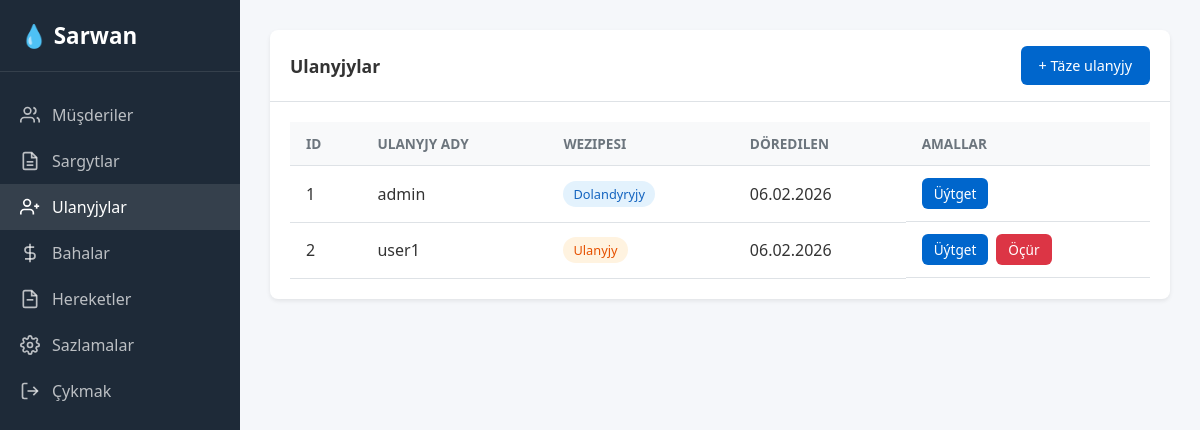
/admin/users (signed in), run on an earlier commit of the app's database.
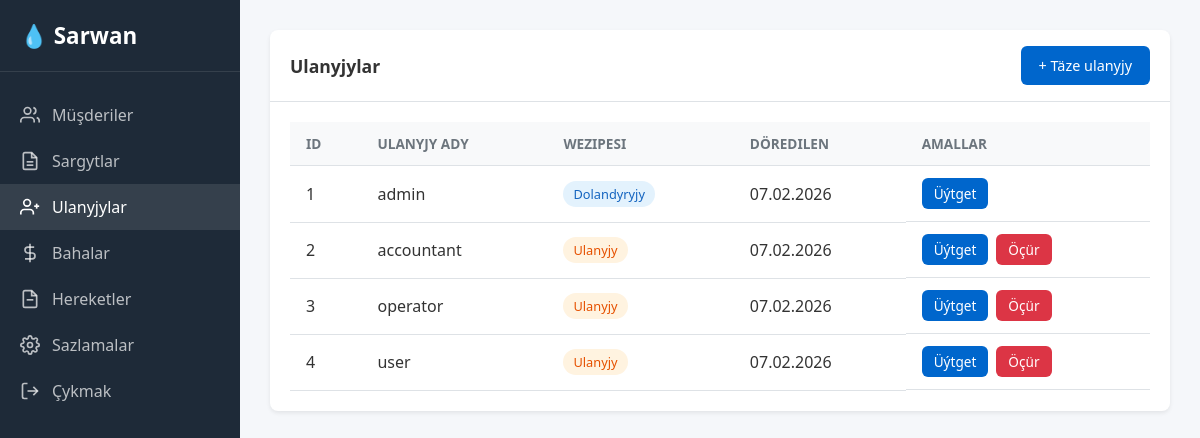
And on a later commit of the database.
### app/models.py (models this page shows, shortened)
class User(UserMixin, db.Model):
    __tablename__ = 'users'
    id = db.Column(db.Integer, primary_key=True)
    username = db.Column(db.String(64), unique=True, nullable=False)
    password_hash = db.Column(db.String(256), nullable=False)
    role = db.Column(db.String(20), default='user')  # admin or user
    created_at = db.Column(db.DateTime, default=datetime.now)
    logs = db.relationship('ActionLog', backref='user', lazy='dynamic')
    orders = db.relationship('Order', backref='created_by', lazy='dynamic')

### app/routes/admin.py (the view)
@admin_bp.route('/users')
@login_required
@admin_required
def users():
    users = User.query.order_by(User.id).all()
    return render_template('admin/users.html', users=users)

### app/models.py (called while the page is built)
@login_manager.user_loader
def load_user(id):
    return User.query.get(int(id))

### app/routes/admin.py (called while the page is built)
def admin_required(f):
    @wraps(f)
    def decorated_function(*args, **kwargs):
        if not current_user.is_authenticated or current_user.role != 'admin':
            flash('Diňe dolandyryjy üçin', 'error')
            return redirect(url_for('main.index'))
        return f(*args, **kwargs)
    return decorated_function

### templates/admin/users.html (shortened to what this page needs)
{% extends "base.html" %}
{% block content %}
<div class="card">
    <div class="card-header">
        <h3>Ulanyjylar</h3>
        <button class="btn btn-primary" onclick="openModal('create-user-modal')">+ Täze ulanyjy</button>
    </div>
    <div class="card-body">
        <div class="table-container">
            <table>
                <thead>
                    <tr>
                        <th>ID</th>
                        <th>Ulanyjy ady</th>
                        <th>Wezipesi</th>
                        <th>Döredilen</th>
                        <th>Amallar</th>
                    </tr>
                </thead>
                <tbody>
                    {% for u in users %}
                    <tr>
                        <td>{{ u.id }}</td>
                        <td>{{ u.username }}</td>
                        <td>
                            <span
                                class="badge {% if u.role == 'admin' %}badge-legal{% else %}badge-individual{% endif %}">
                                {{ 'Dolandyryjy' if u.role == 'admin' else 'Ulanyjy' }}
                            </span>
                        </td>
                        <td>{{ u.created_at.strftime('%d.%m.%Y') }}</td>
                        <td class="actions">
                            <button class="btn btn-sm btn-primary"
                                onclick="editUser({{ u.id }}, '{{ u.username }}', '{{ u.role }}')">Üýtget</button>
                            {% if u.id != current_user.id %}
                            <form method="POST" action="{{ url_for('admin.delete_user', id=u.id) }}"
                                style="display:inline;" onsubmit="return confirmDelete(this)">
                                <button type="submit" class="btn btn-sm btn-danger">Öçür</button>
                            </form>
                            {% endif %}
                        </td>
                    </tr>
                    {% endfor %}
                </tbody>
            </table>
        </div>
    </div>
</div>
{% endblock %}

### templates/base.html (shortened to what this page needs)
<!DOCTYPE html>
<html lang="tk">
<head>
    <link rel="stylesheet" href="{{ url_for('static', filename='css/style.css') }}">
</head>
<body>
    <div class="layout">
        <aside class="sidebar">
            <div class="sidebar-header">
                <h2>💧 Sarwan</h2>
            </div>
            <nav class="sidebar-nav">
                <a href="{{ url_for('subscribers.index') }}"
                    class="{% if request.endpoint and 'subscribers' in request.endpoint %}active{% endif %}">
                    <svg viewBox="0 0 24 24" fill="none" stroke="currentColor" stroke-width="2">
                        <path d="M17 21v-2a4 4 0 0 0-4-4H5a4 4 0 0 0-4 4v2"></path>
                        <circle cx="9" cy="7" r="4"></circle>
                        <path d="M23 21v-2a4 4 0 0 0-3-3.87"></path>
                        <path d="M16 3.13a4 4 0 0 1 0 7.75"></path>
                    </svg>
                    Müşderiler
                </a>
                <a href="{{ url_for('orders.index') }}"
                    class="{% if request.endpoint and 'orders' in request.endpoint %}active{% endif %}">
                    <svg viewBox="0 0 24 24" fill="none" stroke="currentColor" stroke-width="2">
                        <path d="M14 2H6a2 2 0 0 0-2 2v16a2 2 0 0 0 2 2h12a2 2 0 0 0 2-2V8z"></path>
                        <polyline points="14 2 14 8 20 8"></polyline>
                        <line x1="16" y1="13" x2="8" y2="13"></line>
                        <line x1="16" y1="17" x2="8" y2="17"></line>
                    </svg>
                    Sargytlar
                </a>
                {% if current_user.role == 'admin' %}
                <a href="{{ url_for('admin.users') }}"
                    class="{% if request.endpoint and 'admin.users' in request.endpoint %}active{% endif %}">
                    <svg viewBox="0 0 24 24" fill="none" stroke="currentColor" stroke-width="2">
                        <path d="M16 21v-2a4 4 0 0 0-4-4H5a4 4 0 0 0-4 4v2"></path>
                        <circle cx="8.5" cy="7" r="4"></circle>
                        <line x1="20" y1="8" x2="20" y2="14"></line>
                        <line x1="23" y1="11" x2="17" y2="11"></line>
                    </svg>
                    Ulanyjylar
                </a>
                <a href="{{ url_for('admin.prices') }}"
                    class="{% if request.endpoint and 'admin.prices' in request.endpoint %}active{% endif %}">
                    <svg viewBox="0 0 24 24" fill="none" stroke="currentColor" stroke-width="2">
                        <line x1="12" y1="1" x2="12" y2="23"></line>
                        <path d="M17 5H9.5a3.5 3.5 0 0 0 0 7h5a3.5 3.5 0 0 1 0 7H6"></path>
                    </svg>
                    Bahalar
                </a>
                <a href="{{ url_for('admin.logs') }}"
                    class="{% if request.endpoint and 'admin.logs' in request.endpoint %}active{% endif %}">
                    <svg viewBox="0 0 24 24" fill="none" stroke="currentColor" stroke-width="2">
                        <path d="M14 2H6a2 2 0 0 0-2 2v16a2 2 0 0 0 2 2h12a2 2 0 0 0 2-2V8z"></path>
                        <polyline points="14 2 14 8 20 8"></polyline>
                        <line x1="16" y1="13" x2="8" y2="13"></line>
                    </svg>
                    Hereketler
                </a>
                <a href="{{ url_for('admin.settings') }}"
                    class="{% if request.endpoint and 'admin.settings' in request.endpoint %}active{% endif %}">
                    Sazlamalar
                </a>
                {% endif %}
                <a href="{{ url_for('auth.logout') }}">
                    <svg viewBox="0 0 24 24" fill="none" stroke="currentColor" stroke-width="2">
                        <path d="M9 21H5a2 2 0 0 1-2-2V5a2 2 0 0 1 2-2h4"></path>
                        <polyline points="16 17 21 12 16 7"></polyline>
                        <line x1="21" y1="12" x2="9" y2="12"></line>
                    </svg>
                    Çykmak
                </a>
            </nav>
        </aside>
        <main class="main-content">
            {% block content %}{% endblock %}
        </main>
    </div>
</body>
</html>

### static/css/style.css (style rules this page uses)
:root { --primary: #0066cc; --primary-dark: #004d99; --success: #28a745; --danger: #dc3545; --warning: #ffc107; --bg: #f5f7fa; --sidebar-bg: #1e2a38; --card-bg: #ffffff; --text: #333333; --text-light: #6c757d; --border: #dee2e6; }
* { margin: 0; padding: 0; box-sizing: border-box; }
body { font-family: 'Segoe UI', Tahoma, Geneva, Verdana, sans-serif; background: var(--bg); color: var(--text); min-height: 100vh; }
input, button, select, textarea { font-family: inherit; }
.layout { display: flex; min-height: 100vh; }
.sidebar { width: 240px; background: var(--sidebar-bg); color: #fff; padding: 20px 0; position: fixed; height: 100vh; overflow-y: auto; }
.sidebar-header { padding: 0 20px 20px; border-bottom: 1px solid rgba(255, 255, 255, 0.1); margin-bottom: 20px; }
.sidebar-header h2 { color: #fff; font-size: 1.4rem; }
.sidebar-nav a { display: flex; align-items: center; gap: 12px; padding: 12px 20px; color: rgba(255, 255, 255, 0.7); text-decoration: none; transition: all 0.2s; }
.sidebar-nav a:hover, .sidebar-nav a.active { background: rgba(255, 255, 255, 0.1); color: #fff; }
.sidebar-nav a svg { width: 20px; height: 20px; }
.main-content { flex: 1; margin-left: 240px; padding: 30px; }
.card { background: var(--card-bg); border-radius: 8px; box-shadow: 0 2px 4px rgba(0, 0, 0, 0.08); margin-bottom: 20px; }
.card-header { padding: 16px 20px; border-bottom: 1px solid var(--border); display: flex; justify-content: space-between; align-items: center; }
.card-header h3 { font-size: 1.1rem; font-weight: 600; }
.card-body { padding: 20px; }
.btn { display: inline-flex; align-items: center; gap: 8px; padding: 10px 18px; border: none; border-radius: 6px; font-size: 0.9rem; font-weight: 500; cursor: pointer; text-decoration: none; transition: all 0.2s; }
.btn-primary { background: var(--primary); color: #fff; }
.btn-danger { background: var(--danger); color: #fff; }
.btn-sm { padding: 6px 12px; font-size: 0.85rem; }
.table-container { overflow-x: auto; }
table { width: 100%; border-collapse: collapse; }
th, td { padding: 12px 16px; text-align: left; border-bottom: 1px solid var(--border); }
th { background: #f8f9fa; font-weight: 600; font-size: 0.85rem; text-transform: uppercase; color: var(--text-light); }
.badge { display: inline-block; padding: 4px 10px; border-radius: 20px; font-size: 0.8rem; font-weight: 500; }
.badge-legal { background: #e3f2fd; color: #1565c0; }
.badge-individual { background: #fff3e0; color: #e65100; }
.actions { display: flex; gap: 8px; }

What changed in the data, as far as the page shows it:
changed User "admin": created_at "06.02.2026" → "07.02.2026"
changed User id 2: username "user1" → "accountant"; created_at "06.02.2026" → "07.02.2026"
added User: id "3", username "operator", role "Ulanyjy", created_at "07.02.2026"
added User: id "4", username "user", role "Ulanyjy", created_at "07.02.2026"
